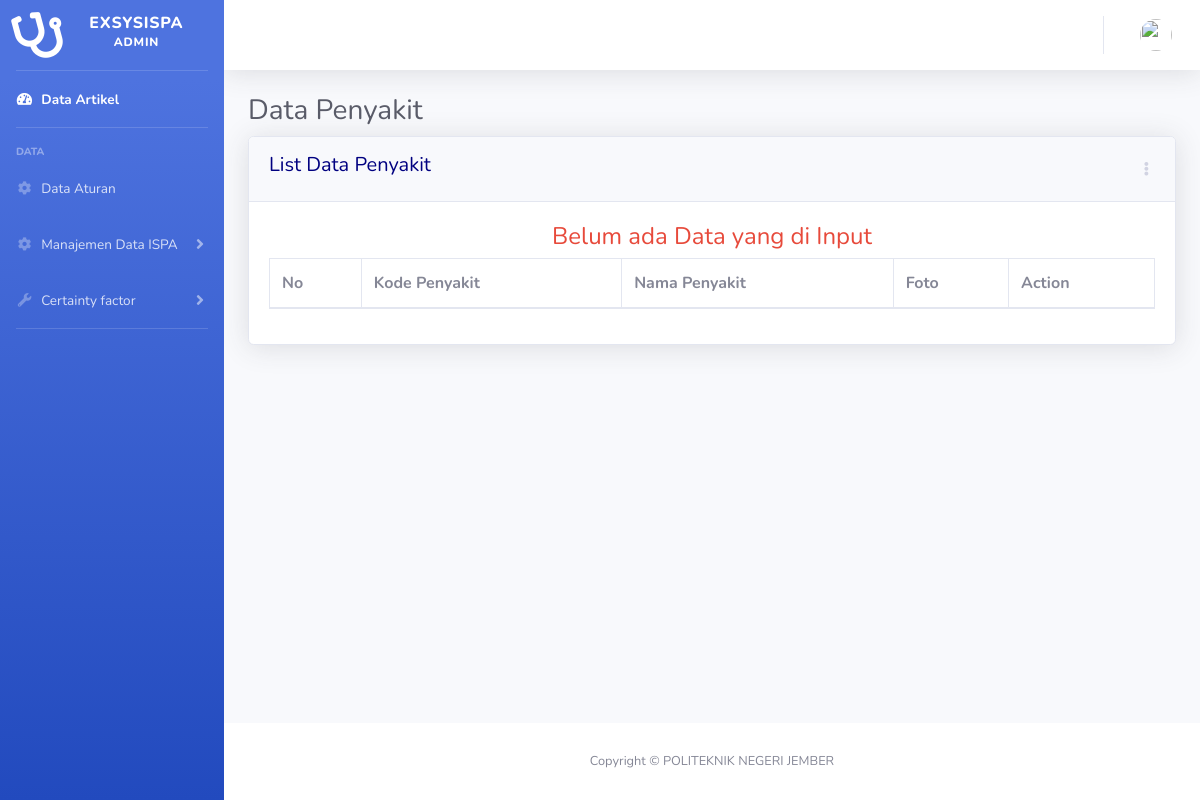
/index.php/backend/penyakit, run on an earlier commit of the app's database.
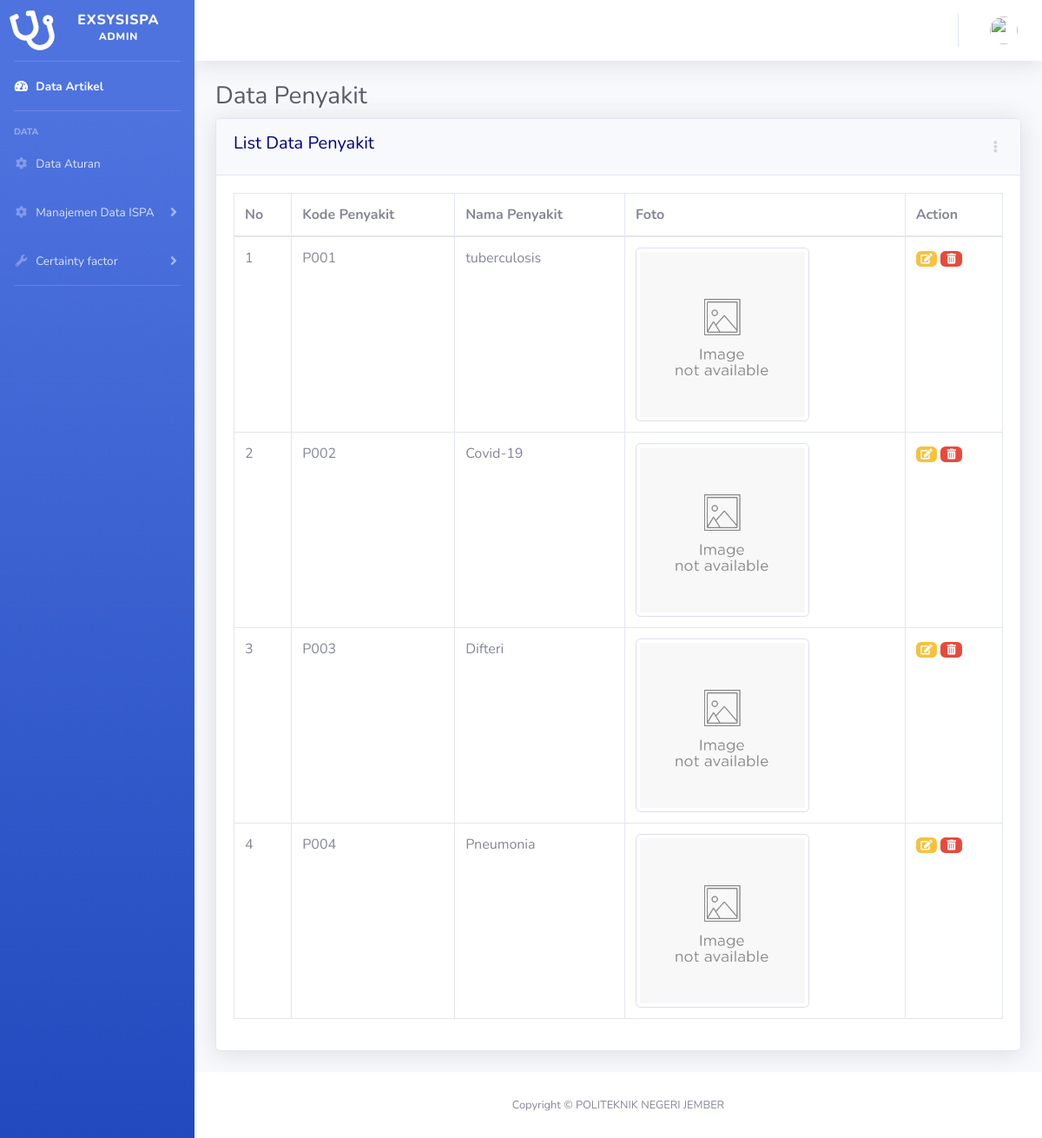
And on a later commit of the database.
### tables this page shows
CREATE TABLE `tb_penyakit` (
  `id_penyakit` int(11) NOT NULL,
  `kode_penyakit` varchar(128) NOT NULL,
  `nama_penyakit` varchar(55) NOT NULL,
  `penyakit_image` varchar(128) NOT NULL
);

### application/controllers/backend/Penyakit.php (called while the page is built, shortened)
<?php
class Penyakit extends CI_Controller {
 public function __construct()
    {
        $this->load->model('penyakit_model');
        $this->load->library('form_validation');
        $this->load->library('upload');
    }
	public function index()
	{
        $data['title'] = "Data Penyakit | Expert System ISPA";
        $data['judulHalaman'] = "Data Penyakit";
        $data['detailHalaman'] = "Halaman Data Penyakit merupakan halaman dimana Administrator dapat menambahkan, mengurangi atau memperbaharui data penyakit. Halaman ini hanya dapat diakses oleh user dengan level admin. Halaman ini berisi penyakit Infeksi Saluran Pernafasan Akut.";
        $data['cardHeader'] = 'List Data Penyakit';
        $data['user'] = $this->db->get_where('tb_user', ['user_email' => $this->session->userdata('email')])->row_array();
        $data['penyakit'] = $this->penyakit_model->getAll();
        $data['count'] = $this->penyakit_model->count();
        $data['start'] = 0;
         $this->load->view('backend/_partials/header', $data);
        $this->load->view('backend/_partials/sidebar', $data);
        $this->load->view('backend/_partials/topbar', $data);
        $this->load->view('backend/data/penyakit/list-penyakit', $data);
        $this->load->view('backend/_partials/footer');
	}
}

### index.php (called while the page is built, shortened)
<?php
require_once BASEPATH.'core/CodeIgniter.php';

### application/models/Penyakit_model.php (called while the page is built, shortened)
<?php
class Penyakit_model extends CI_Model
{
    private $_table = 'tb_penyakit';
    public function getAll()
    {
        return $this->db->get($this->_table)->result_array();
    }
}

### application/views/backend/data/penyakit/list-penyakit.php (the view, shortened to what this page needs)
<div class="container-fluid">
    <h1 class="h3 mb-2 text-gray-800" style="color: navy;"><?= $judulHalaman ?></h1>
    <div class="card shadow mb-4">
        <div class="card-header py-3 d-flex flex-row align-items-center justify-content-between">
            <h6 class="h5 mb-2 text-center-1000" style="color: navy;"><?= $cardHeader ?></h6>
            <div class="dropdown no-arrow">
                <a class="dropdown-toggle" href="#" role="button" id="dropdownMenuLink" data-toggle="dropdown" aria-haspopup="true" aria-expanded="false">
                    <i class="fas fa-ellipsis-v fa-sm fa-fw text-gray-400"></i>
                </a>
            </div>
        </div>
        <div class="card-body">
            <div class="table-responsive">
                <table class="table table-bordered" id="dataTable" width="100%" cellspacing="0">
                    <thead>
                        <tr>
                            <th>No</th>
                            <th>Kode Penyakit</th>
                            <th>Nama Penyakit</th>
                            <th>Foto</th>
                            <th>Action</th>
                        </tr>
                    </thead>
                    <tbody>
                        <?php if ($count > 0) : ?>
                            <?php foreach ($penyakit as $p) : ?>
                                <tr>
                                    <td><?= ++$start ?></td>
                                    <td><?= $p['kode_penyakit'] ?></td>
                                    <td><?= $p['nama_penyakit'] ?></td>
                                    <td><img src="<?= base_url('assets/admin/img/img-penyakit/' . $p['penyakit_image']) ?>" class="img-thumbnail" width="200" alt="<?= $p['nama_penyakit'] ?>"></td>
                                    <td>
                                        <a href="<?= base_url('edit-penyakit/' . $p['id_penyakit']) ?>" class="badge badge-warning"><i class="fas fa-fw fa-edit"></i></a>
                                        <a href="#" data-toggle="modal" data-target="#deleteModal-<?= $p['id_penyakit'] ?>" class=" badge badge-danger"><i class="fas fa-fw fa-trash-alt"></i></a>
                                    </td>
                                </tr>
                            <?php endforeach; ?>
                        <?php else : ?>
                            <tr>
                                <h4 class="text-danger text-center">Belum ada Data yang di Input</h4>
                            </tr>
                        <?php endif; ?>
                    </tbody>
                </table>
            </div>
        </div>
    </div>
</div>
</div>

What changed in the data, as far as the page shows it:
added tb_penyakit: kode_penyakit "P001", nama_penyakit "tuberculosis", penyakit_image (picture)
added tb_penyakit: kode_penyakit "P002", nama_penyakit "Covid-19", penyakit_image (picture)
added tb_penyakit: kode_penyakit "P003", nama_penyakit "Difteri", penyakit_image (picture)
added tb_penyakit: kode_penyakit "P004", nama_penyakit "Pneumonia", penyakit_image (picture)
Also different on the page:
text no longer shown: "Belum ada Data yang di Input"
